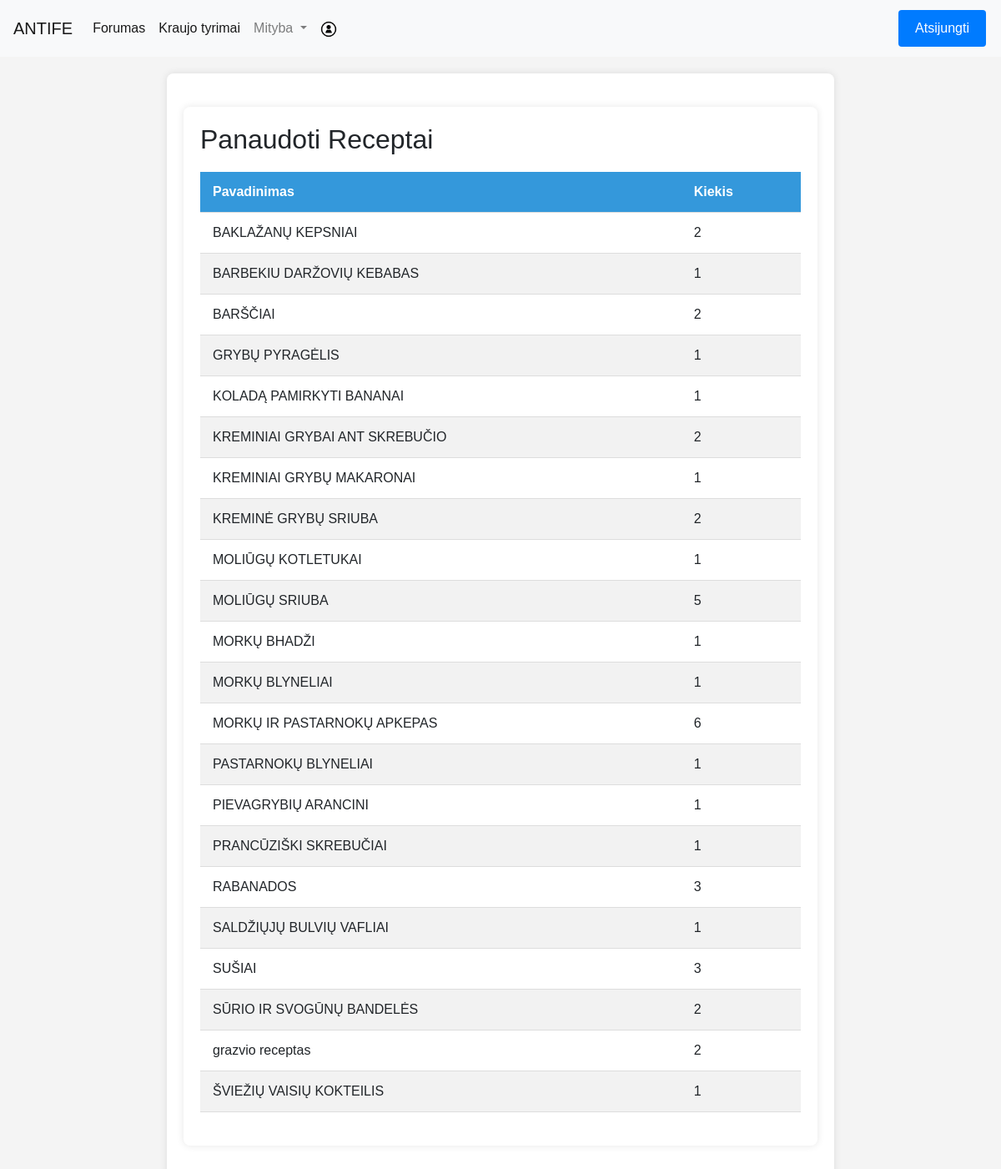
The page /mityba/panaudotireceptai/ (signed in) on the database its author committed.
### homepage/models.py (models this page shows)
class Receptai(models.Model):
    kalorijos = models.FloatField(default=0.0)
    pavadinimas = models.CharField(max_length=255)
    fenilalaninas = models.FloatField(default=0.0)
    baltymai = models.FloatField(default=0.0)
    aprasas = models.CharField(max_length=300)
    visible = models.BooleanField(default=True)

### Mityba/views.py (the view)
# urls.py: path('panaudotireceptai/', views.panaudotireceptai, name='panaudoti_receptai'),
def panaudotireceptai(request):
    recipe_counts = Valgymo_receptas.objects.values('fk_Receptasid_Receptas__pavadinimas').annotate(count=Count('fk_Receptasid_Receptas__pavadinimas'))
    recipe_counts_list = list(recipe_counts.values('fk_Receptasid_Receptas__pavadinimas', 'count'))
    return render(request, 'PanaudotiReceptai.html', {'recipe_counts': recipe_counts_list})

### Mityba/templates/PanaudotiReceptai.html (shortened to what this page needs)
{% extends "base.html" %}
{% block content %}
    <div class="container">
        <h2>Panaudoti Receptai</h2>
        <table class="styled-table">
            <thead>
                <tr>
                    <th>Pavadinimas</th>
                    <th>Kiekis</th>
                </tr>
            </thead>
            <tbody>
                {% for recipe_count in recipe_counts %}
                    <tr>
                        <td>{{ recipe_count.fk_Receptasid_Receptas__pavadinimas }}</td>
                        <td>{{ recipe_count.count }}</td>
                    </tr>
                {% endfor %}
            </tbody>
        </table>
    </div>
{% endblock %}

### Mityba/templates/PanaudotiReceptai.html (style rules this page uses)
body { font-family: 'Arial', sans-serif; background-color: #f4f4f4; margin: 0; padding: 0; }
.container { max-width: 800px; margin: 20px auto; background-color: #fff; padding: 20px; border-radius: 8px; box-shadow: 0 0 10px rgba(0, 0, 0, 0.1); }
.styled-table { width: 100%; border-collapse: collapse; margin: 20px 0; font-size: 16px; text-align: left; }
.styled-table th, .styled-table td { padding: 12px 15px; border-bottom: 1px solid #ddd; cursor: pointer; }
.styled-table th { background-color: #3498db; color: #fff; }
.styled-table tbody tr:nth-child(even) { background-color: #f2f2f2; }

### rows shown on the page
Receptai: fk_Receptasid_Receptas__pavadinimas "BAKLAŽANŲ KEPSNIAI", count "2"
Receptai: fk_Receptasid_Receptas__pavadinimas "BARBEKIU DARŽOVIŲ KEBABAS", count "1"
Receptai: fk_Receptasid_Receptas__pavadinimas "BARŠČIAI", count "2"
Receptai: fk_Receptasid_Receptas__pavadinimas "GRYBŲ PYRAGĖLIS", count "1"
Receptai: fk_Receptasid_Receptas__pavadinimas "KOLADĄ PAMIRKYTI BANANAI", count "1"
Receptai: fk_Receptasid_Receptas__pavadinimas "KREMINIAI GRYBAI ANT SKREBUČIO", count "2"
Receptai: fk_Receptasid_Receptas__pavadinimas "KREMINIAI GRYBŲ MAKARONAI", count "1"
Receptai: fk_Receptasid_Receptas__pavadinimas "KREMINĖ GRYBŲ SRIUBA", count "2"
Receptai: fk_Receptasid_Receptas__pavadinimas "MOLIŪGŲ KOTLETUKAI", count "1"
Receptai: fk_Receptasid_Receptas__pavadinimas "MOLIŪGŲ SRIUBA", count "5"
Receptai: fk_Receptasid_Receptas__pavadinimas "MORKŲ BHADŽI", count "1"
Receptai: fk_Receptasid_Receptas__pavadinimas "MORKŲ BLYNELIAI", count "1"
Receptai: fk_Receptasid_Receptas__pavadinimas "MORKŲ IR PASTARNOKŲ APKEPAS", count "6"
Receptai: fk_Receptasid_Receptas__pavadinimas "PASTARNOKŲ BLYNELIAI", count "1"
Receptai: fk_Receptasid_Receptas__pavadinimas "PIEVAGRYBIŲ ARANCINI", count "1"
Receptai: fk_Receptasid_Receptas__pavadinimas "PRANCŪZIŠKI SKREBUČIAI", count "1"
Receptai: fk_Receptasid_Receptas__pavadinimas "RABANADOS", count "3"
Receptai: fk_Receptasid_Receptas__pavadinimas "SALDŽIŲJŲ BULVIŲ VAFLIAI", count "1"
Receptai: fk_Receptasid_Receptas__pavadinimas "SUŠIAI", count "3"
Receptai: fk_Receptasid_Receptas__pavadinimas "SŪRIO IR SVOGŪNŲ BANDELĖS", count "2"
Receptai: fk_Receptasid_Receptas__pavadinimas "grazvio receptas", count "2"
Receptai: fk_Receptasid_Receptas__pavadinimas "ŠVIEŽIŲ VAISIŲ KOKTEILIS", count "1"
